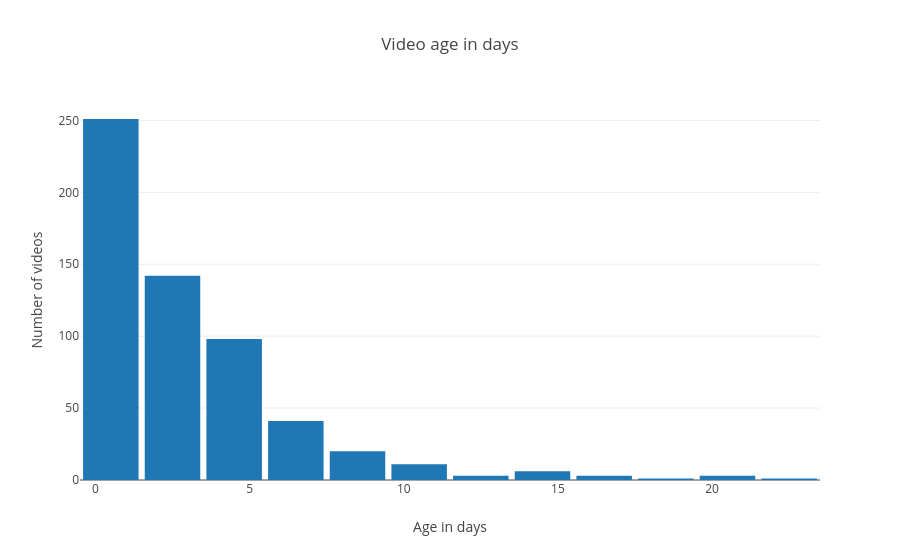

Write notebook code for a chart like this one.
### Code cell
top10_world_vid['video_age_days'] = top10_world_vid['queryTime'].sub(top10_world_vid['snippet.publishedAt']).dt.days
df = top10_world_vid.dropna(subset=['snippet.title']).drop_duplicates('snippet.title')
fig = go.Figure()
fig.add_histogram(x=df['video_age_days'], nbinsx=22)
fig.layout.bargap = 0.1
fig.layout.template = 'none'
fig.layout.title = 'Video age in days'
fig.layout.xaxis.title = 'Age in days'
fig.layout.yaxis.title = 'Number of videos'
fig

### Figure 1 — Plotly figure (JSON) as saved in the notebook; plotly's stock layout.template omitted (floating-point values rounded to 4 significant figures; data arrays with more than 128 entries replaced by an {"elided": "..."} marker saying what was removed)
{"data": [{"nbinsx": 22, "type": "histogram", "x": {"elided": "580 float values"}}], "layout": {"bargap": 0.1, "title": {"text": "Video age in days"}, "xaxis": {"title": {"text": "Age in days"}}, "yaxis": {"title": {"text": "Number of videos"}}}}
